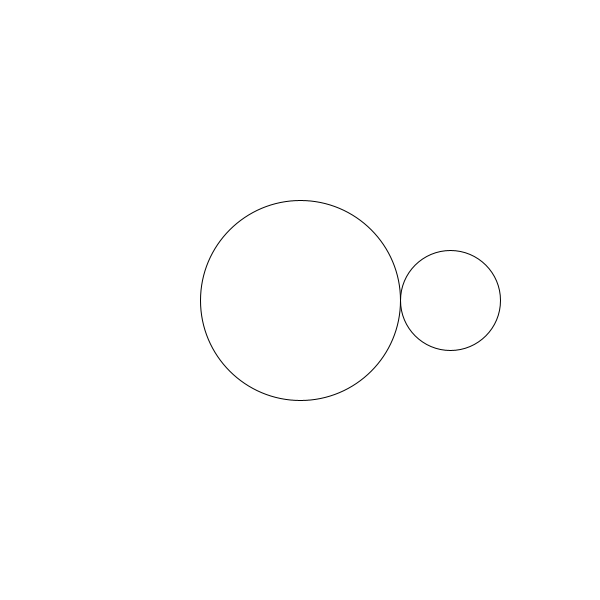
Frame 1 (no input)
Frame 60 (the mouse pressed at the canvas centre just before this capture): identical to frame 1, image omitted
Frame 120 (the mouse held since frame 60 and released just before this capture): identical to frame 1, image omitted

The Processing sketch that drew this single still picture (run headless with seeded random() and noise(); from frame 60 on, the mouse is pressed at the canvas centre):

// Processing sketch: spirografo
// ── spirografo.pde
cerchio [] spiro = new cerchio[2]; 

void setup() {
  size(600, 600);
  noFill();
  stroke(0);
  spiro[0] = new cerchio(0, 0, width / 3);
  spiro[1] = new cerchio(0, 0, width / 6);
  spiro[1].x += (spiro[1].raggio + spiro[0].raggio) / 2;  
}

void draw() {
  background(255);
  translate(width / 2, height / 2);
  spiro[0].create();
  spiro[1].create();
}

// ── cerchio.pde
class cerchio{

  float x;
  float y;
  float raggio;
  
  cerchio(float x_, float y_, float r){
   
    x = x_;
    y = y_;
    raggio = r;
    
    
  }


   void create(){
    
     circle(x, y, raggio);
     
   }
}
